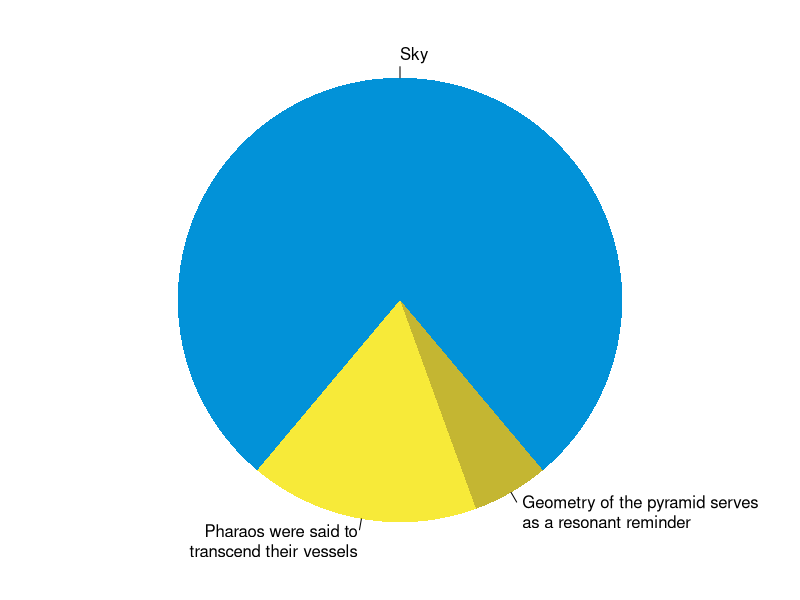

Reproduce this figure in R.
## ---- chunk 1
knitr::opts_chunk$set(collapse = TRUE)
## ---- chunk 2
summary(cars)
fit <- lm(dist ~ speed, data = cars)
fit
## ---- chunk 3
set.seed(0)
PECopeChanges <- c(rnorm(522, mean = 0.1843, sd = 0.1381))
t.test(PECopeChanges, mu = 0.2) 
## ---- chunk 4
par(mar = c(0, 1, 0, 1))
pie(
  c(280, 60, 20),
  c('Sky', 'Pharaos were said to\
  transcend their vessels', 'Geometry of the pyramid serves\
as a resonant reminder'),
  col = c('#0292D8', '#F7EA39', '#C4B632'),
  init.angle = -50, border = NA
)
